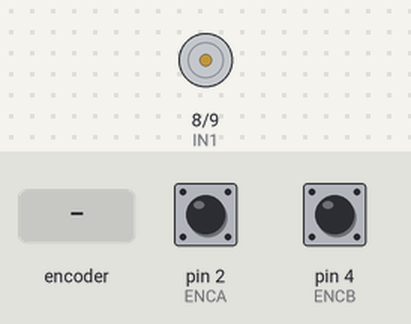
A sketch run on a simulated Arduino Uno, built with avr-gcc and run on an emulated ATmega328P. On the bench: motor-driver pin pairs drawn as motors (green arrow = first pin HIGH = forward, orange = second pin HIGH = backward, longer = more drive, scaled by the enable pin). The test bench sets the inputs (shaded band); at power-on: pin 2 (ENCA) HIGH, pin 4 (ENCB) HIGH. What the sketch prints to the serial monitor is not drawn.

Above: at 1.2 s.
1.3 s: rotary encoder on pin 2 (ENCA) / pin 4 (ENCB) turned 2 steps (second pin leading)
At 3.1 s:
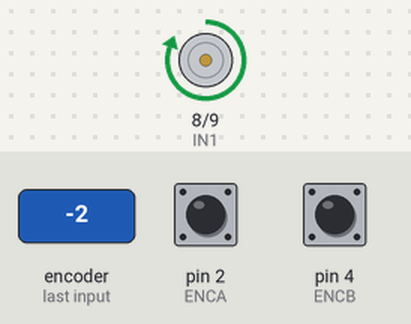
Timing chart, 0 to 4.6 s (numbered marks = the images above; inputs shaded):
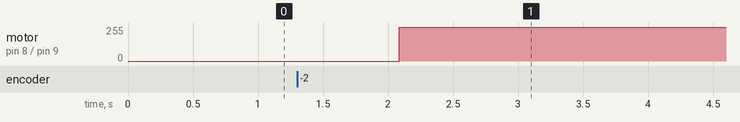

The sketch:

control_one_wheel_with_serial_input_speed.ino
```cpp
#include <util/atomic.h>

// Pins
// #define ENCA 2
// #define ENCB 7
// #define PWM 22
// #define IN1 24
// #define IN2 26

// #define ENCA 3
// #define ENCB 6
// #define PWM 28
// #define IN1 30
// #define IN2 32

// #define ENCA 18
// #define ENCB 14
// #define PWM 34
// #define IN1 36
// #define IN2 38

// #define ENCA 19
// #define ENCB 15
// #define PWM 40
// #define IN1 42
// #define IN2 44

#define ENCA 2
#define ENCB 4
#define PWM 7
#define IN1 8
#define IN2 9

// Globals
long prevT = 0;
int posPrev = 0;
// Use the "volatile" directive for variables
// used in an interrupt
volatile int pos_i = 0;
volatile float velocity_i = 0;
volatile long prevT_i = 0;

float v1Filt = 0;
float v1Prev = 0;
float v2Filt = 0;
float v2Prev = 0;

float eintegral = 0;

// Target velocity (vt) as a global variable
volatile float vt = 5; // Default value

// Serial communication
String inputString = "";      // A String to hold incoming data
boolean stringComplete = false;  // Whether the string is complete

void setup() {
  Serial.begin(115200);
  pinMode(ENCA, INPUT);
  pinMode(ENCB, INPUT);
  pinMode(PWM, OUTPUT);
  pinMode(IN1, OUTPUT);
  pinMode(IN2, OUTPUT);
  attachInterrupt(digitalPinToInterrupt(ENCA), readEncoder, RISING);
}

void loop() {
  // Check for a complete serial message
  if (stringComplete) {
    if (inputString.startsWith("<[") && inputString.endsWith("]>")) {
      int startIdx = 2; // Start after "<["
      int endIdx = inputString.indexOf("]", startIdx);
      if (endIdx != -1) {
        // Parse the first integer and use it as vt
        vt = inputString.substring(startIdx, endIdx).toFloat();
      }
      // Reset the input string and the complete flag
      inputString = "";
      stringComplete = false;
    }
  }

  // Continue with your original loop code, using the updated vt
  // The rest of your loop code remains unchanged

  int pos = 0;
  ATOMIC_BLOCK(ATOMIC_RESTORESTATE){
    pos = pos_i;
  }
  // Compute velocity with method 1
  long currT = micros();
  float deltaT = ((float) (currT-prevT))/1.0e6;
  float velocity1 = (pos - posPrev)/deltaT;
  posPrev = pos;
  prevT = currT;

  // Convert count/s to RPM
  float v1 = velocity1/784.0*60.0;

  // Low-pass filter (25 Hz cutoff)
  v1Filt = 0.854*v1Filt + 0.0728*v1 + 0.0728*v1Prev;
  v1Prev = v1;

  // Compute the control signal u
  float kp = 5;
  float ki = 10;
  float e = vt-v1Filt;
  eintegral = eintegral + e*deltaT;

  float u = kp*e + ki*eintegral;

  // Set the motor speed and direction
  int dir = 1;
  if (u<0){
    dir = -1;
  }
  int pwr = (int) fabs(u);
  if(pwr > 255){
    pwr = 255;
  }
  setMotor(dir,pwr,PWM,IN1,IN2);
}

void serialEvent() {
  while (Serial.available()) {
    char inChar = (char)Serial.read();
    inputString += inChar;
    if (inChar == '>') {
      stringComplete = true;
    }
  }
}

void setMotor(int dir, int pwmVal, int pwm, int in1, int in2) {

  Serial.println(pwmVal);

  analogWrite(pwm, pwmVal); // Motor speed
  if(dir == 1) {
    digitalWrite(in1, HIGH);
    digitalWrite(in2, LOW);
  } else if(dir == -1) {
    digitalWrite(in1, LOW);
    digitalWrite(in2, HIGH);
  } else {
    digitalWrite(in1, LOW);
    digitalWrite(in2, LOW);
  }
}

void readEncoder() {
  // Serial.println("sdfsdf");
  int b = digitalRead(ENCB);
  int increment = b > 0 ? 1 : -1;
  pos_i = pos_i + increment;

  long currT = micros();
  float deltaT = ((float) (currT - prevT_i))/1.0e6;
  velocity_i = increment/deltaT;
  prevT_i = currT;
}
```
